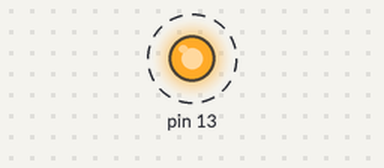
Simulated run of this sketch. Board: Arduino Uno, built with avr-gcc and run on an emulated ATmega328P. Parts: output pins drawn as LEDs (lit = HIGH). Dashed ring = blinking. What the sketch prints to the serial monitor is not drawn.

Above: at 0.05 s.
Timing chart, 0 to 3.0 s (numbered marks = the images above):
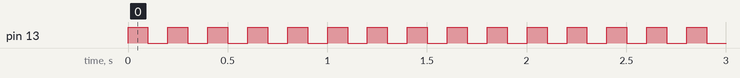

Measured:
- by itself, pin 13: alternates HIGH for 0.10 s and LOW for 0.10 s

The sketch:

test.ino
```cpp
void setup() {
  pinMode(13, OUTPUT);
  Serial.begin(9600);
}

int count=0;
void loop() {
  digitalWrite(13, HIGH);
  delay(100); // ms
  digitalWrite(13, LOW);
  delay(100);
  count++;
  if(count>100) count=0;
  Serial.print(count);
  Serial.print(',');
  Serial.println(100-count);
}

/*
 * int main(){
 *  setup(){
 *    while(true)
 *      loop;
 *  }
 *}
 */
```
